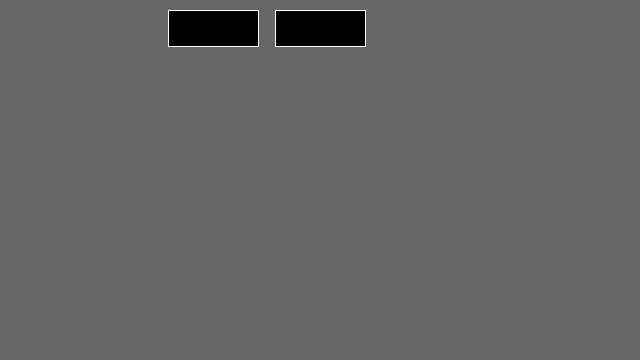
Frame 1 (no input)
Frame 60 (the mouse pressed at the canvas centre just before this capture): identical to frame 1, image omitted
Frame 120 (the mouse held since frame 60 and released just before this capture): identical to frame 1, image omitted

The Processing sketch that drew this single still picture (run headless with seeded random() and noise(); from frame 60 on, the mouse is pressed at the canvas centre):

// Processing sketch: keyboardIN22
// ── keyboardIN22.pde
int rectX, rectY;      // Position of square button
int rectX2, rectY2;      // Position of square button
int rectX3, rectY3;      // Position of square button
int rectWidth = 90;     // Diameter of rect
color rectColor, baseColor;
color rectHighlight;
color currentColor;
boolean rectOver = false;

void setup() {
  size(640, 360);
  rectColor = color(0);
  rectHighlight = color(51);
  baseColor = color(102);
  currentColor = baseColor;
  rectX = width/3 - rectWidth/2 ;
  rectY = 10;
  rectX2 = width/2 - rectWidth/2 ;
  rectY2 = 10;
  rectX3 = width - rectWidth/2 ;
  rectY3 = 10;
  
  ellipseMode(CENTER);
}

void draw() {
  update(mouseX, mouseY);
  background(currentColor);
  
  if (rectOver) {
    fill(rectHighlight);
  } else {
    fill(rectColor);
  }
  stroke(255);
  rect(rectX, rectY, rectWidth, rectWidth*0.4);
  //stroke(0);
  rect(rectX2, rectY2, rectWidth, rectWidth*0.4);
  stroke(0);
}

void update(int x, int y) {
if ( overRect(rectX, rectY, rectWidth, (int)(rectWidth*0.4)) ) {
    rectOver = true;
  } else {
    rectOver = false;
  }
}

void mousePressed() {
  if (rectOver) {
    currentColor = rectColor;
  }
}

boolean overRect(int x, int y, int width, int height)  {
  if (mouseX >= x && mouseX <= x+width && 
      mouseY >= y && mouseY <= y+height) {
    return true;
  } else {
    return false;
  }
}
